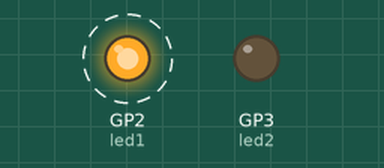
The program below on a simulated Raspberry Pi Pico running MicroPython. Shown: output pins drawn as LEDs (lit = HIGH). Dashed ring = blinking. Threads take turns every 2 ms; what the program prints to the serial console is not drawn.

Above: at 0.5 s.
Timing chart, 0 to 4.6 s (numbered marks = the images above):
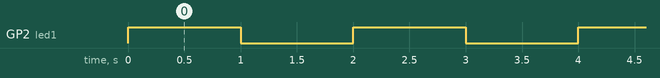

Measured:
- by itself, GP2 (led1): alternates HIGH for 1.0 s and LOW for 1.0 s

The program:

pico_multithreading.py
```python
from machine import Pin
import utime
import _thread

led1 = Pin(2, machine.Pin.OUT)
led2 = Pin(3, machine.Pin.OUT)
sLock = _thread.allocate_lock()

def second_thread():
    while True:
        sLock.acquire()
        led2.toggle()
        print("Second thread")
        utime.sleep(1)
        sLock.release()
_thread.start_new_thread(second_thread, ())

while True:
    # We acquire the semaphore lock
    sLock.acquire()
    led1.toggle()
    print("First thread")
    utime.sleep(1)
    # We release the semaphore lock
    sLock.release()
```
